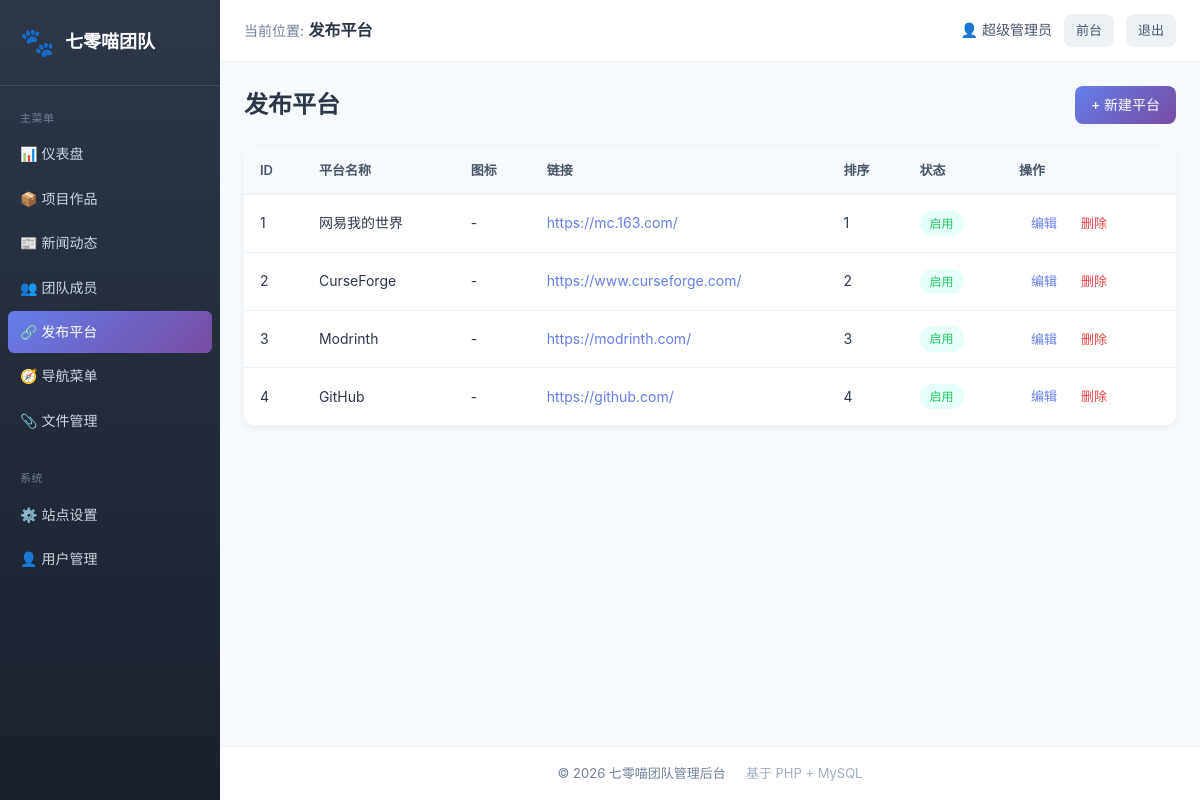
/admin/platforms.php (signed in), run on the app's committed database.
### tables this page shows
CREATE TABLE platform_links (
  id int(11) NOT NULL AUTO_INCREMENT,
  platform_name varchar(100) NOT NULL,
  platform_icon varchar(255) DEFAULT NULL,
  platform_url varchar(500) NOT NULL,
  platform_desc varchar(500) DEFAULT NULL,
  sort_order int(11) NOT NULL DEFAULT '0',
  status tinyint(1) NOT NULL DEFAULT '1',
  created_at datetime NOT NULL DEFAULT CURRENT_TIMESTAMP,
  updated_at datetime NOT NULL DEFAULT CURRENT_TIMESTAMP ON UPDATE CURRENT_TIMESTAMP,
  PRIMARY KEY (id)
);

### core/Db.php (called while the page is built, shortened)
<?php
class Db {
    private static $pdo = null;
    public static function conn() {
        if (self::$pdo === null) {
            try {
                $dsn = 'mysql:host=' . DB_HOST . ';port=' . DB_PORT . ';dbname=' . DB_NAME . ';charset=' . DB_CHARSET;
                self::$pdo = new PDO($dsn, DB_USER, DB_PASS, [
                    PDO::ATTR_ERRMODE => PDO::ERRMODE_EXCEPTION,
                    PDO::ATTR_DEFAULT_FETCH_MODE => PDO::FETCH_ASSOC,
                    PDO::ATTR_EMULATE_PREPARES => false,
                ]);
            } catch (PDOException $e) {
                throw new Exception('Database Connect Error: ' . $e->getMessage());
            }
        }
        return self::$pdo;
    }
    public static function query($sql, $params = []) {
        $stmt = self::conn()->prepare($sql);
        $stmt->execute($params);
        return $stmt;
    }
    public static function fetchAll($sql, $params = []) {
        return self::query($sql, $params)->fetchAll();
    }
}

### admin/platforms.php (the view, shortened to what this page needs)
<?php
$action = $_GET['action'] ?? '';
$id = (int)($_GET['id'] ?? 0);
$item = null;
$list = Db::fetchAll('SELECT * FROM platform_links ORDER BY sort_order ASC, id DESC');
?>
<?php include 'admin-header.php'; ?>
<div class="admin-page-title"><h1>发布平台</h1><div><a href="platforms.php?action=edit" class="btn btn-primary">+ 新建平台</a></div></div>
<?php if ($action === 'edit' || $id > 0): ?>
<div class="card">
  <form method="post" class="form-vertical">
    <div class="form-row">
      <div class="form-group"><label>平台名称 *</label><input type="text" name="platform_name" class="form-input" value="<?php echo htmlspecialchars($item['platform_name'] ?? '', ENT_QUOTES, 'UTF-8'); ?>" required></div>
      <div class="form-group"><label>图标 (URL 或 emoji)</label><input type="text" name="platform_icon" class="form-input" value="<?php echo htmlspecialchars($item['platform_icon'] ?? '', ENT_QUOTES, 'UTF-8'); ?>"></div>
    </div>
    <div class="form-group"><label>平台链接 *</label><input type="text" name="platform_url" class="form-input" value="<?php echo htmlspecialchars($item['platform_url'] ?? '', ENT_QUOTES, 'UTF-8'); ?>" required></div>
    <div class="form-group"><label>平台描述</label><textarea name="platform_desc" class="form-input" rows="2"><?php echo htmlspecialchars($item['platform_desc'] ?? '', ENT_QUOTES, 'UTF-8'); ?></textarea></div>
    <div class="form-row">
      <div class="form-group"><label>排序</label><input type="number" name="sort_order" class="form-input" value="<?php echo $item['sort_order'] ?? 0; ?>"></div>
      <div class="form-group"><label>状态</label><select name="status" class="form-input"><option value="1" <?php echo ($item['status'] ?? 1) == 1 ? 'selected' : ''; ?>>启用</option><option value="0" <?php echo ($item['status'] ?? 1) == 0 ? 'selected' : ''; ?>>停用</option></select></div>
    </div>
    <div class="form-actions"><button type="submit" class="btn btn-primary">保存</button><a href="platforms.php" class="btn btn-secondary">取消</a></div>
  </form>
</div>
<?php else: ?>
<div class="card">
  <table class="admin-table">
    <thead><tr><th>ID</th><th>平台名称</th><th>图标</th><th>链接</th><th>排序</th><th>状态</th><th>操作</th></tr></thead>
    <tbody>
      <?php foreach ($list as $row): ?>
      <tr>
        <td><?php echo $row['id']; ?></td>
        <td><?php echo htmlspecialchars($row['platform_name'], ENT_QUOTES, 'UTF-8'); ?></td>
        <td><?php echo htmlspecialchars($row['platform_icon'] ?? '-', ENT_QUOTES, 'UTF-8'); ?></td>
        <td style="color:#667eea;"><?php echo htmlspecialchars($row['platform_url'], ENT_QUOTES, 'UTF-8'); ?></td>
        <td><?php echo $row['sort_order']; ?></td>
        <td><?php echo $row['status'] ? '<span class="badge badge-active">启用</span>' : '<span class="badge badge-inactive">停用</span>'; ?></td>
        <td><a href="platforms.php?action=edit&id=<?php echo $row['id']; ?>" class="btn btn-sm btn-link">编辑</a><a href="platforms.php?action=delete&id=<?php echo $row['id']; ?>" class="btn btn-sm btn-danger" onclick="return confirm('确定删除?');">删除</a></td>
      </tr>
      <?php endforeach; ?>
    </tbody>
  </table>
</div>
<?php endif; ?>
<?php include 'admin-footer.php'; ?>

### admin/admin.css (style rules this page uses)
body.admin-body { font-family: -apple-system, 'PingFang SC', 'Microsoft YaHei', sans-serif; background: #f7fafc; color: #2d3748; line-height: 1.6; min-height: 100vh; }
a { color: #667eea; text-decoration: none; }
.admin-page-title { display: flex; justify-content: space-between; align-items: center; margin-bottom: 24px; }
.admin-page-title h1 { font-size: 24px; color: #2d3748; font-weight: 600; }
.card { background: #fff; border-radius: 12px; overflow: hidden; box-shadow: 0 2px 8px rgba(0,0,0,0.06); margin-bottom: 20px; }
.admin-table { width: 100%; border-collapse: collapse; }
.admin-table th { background: #f7fafc; color: #4a5568; padding: 12px 16px; text-align: left; font-weight: 600; font-size: 13px; border-bottom: 2px solid #edf2f7; }
.admin-table td { padding: 12px 16px; border-bottom: 1px solid #edf2f7; font-size: 14px; color: #2d3748; }
.badge { display: inline-block; padding: 3px 10px; border-radius: 12px; font-size: 12px; font-weight: 500; }
.badge-active { background: #e6fffa; color: #22c55e; }
.btn { display: inline-block; padding: 8px 16px; border-radius: 8px; font-size: 14px; cursor: pointer; border: none; font-family: inherit; transition: all 0.2s; font-weight: 500; }
.btn-primary { background: linear-gradient(135deg, #667eea, #764ba2); color: #fff; }
.btn-sm { padding: 6px 12px; font-size: 13px; }
.btn-link { color: #667eea; background: transparent; }
.btn-danger { color: #ef4444; background: transparent; }

### data on the page
platform_links: id "1", platform_name "网易我的世界", platform_icon "-", platform_url "https://mc.163.com/", sort_order "1", status "启用"
platform_links: id "2", platform_name "CurseForge", platform_icon "-", platform_url "https://www.curseforge.com/", sort_order "2", status "启用"
platform_links: id "3", platform_name "Modrinth", platform_icon "-", platform_url "https://modrinth.com/", sort_order "3", status "启用"
platform_links: id "4", platform_name "GitHub", platform_icon "-", platform_url "https://github.com/", sort_order "4", status "启用"

### other printed values
$pageTitle "发布平台"
Auth::nickname() ?: Auth::username() "超级管理员"
